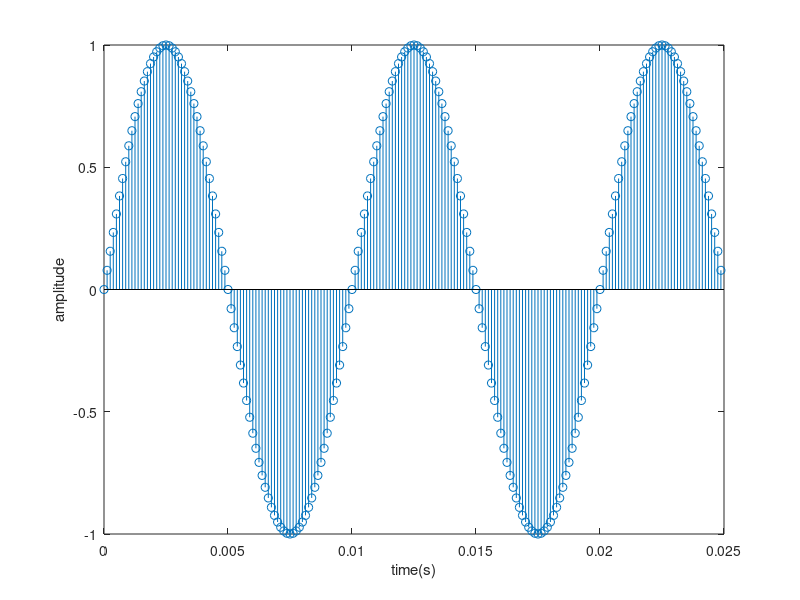

Recreate this plot in MATLAB.
%% Plotting a discrete cosine wave

fs = 8000;
fsig = 100;
nsamp = 200;
t = [0:1/fs:(nsamp-1)/fs];
sig = sin(2*pi*fsig*t);
figure(25);
stem(t,sig);
xlabel('time(s)');
ylabel('amplitude');
